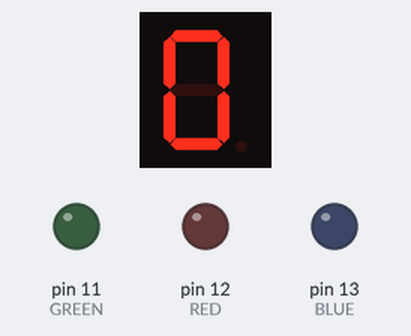
A sketch run on a simulated Arduino Uno, built with avr-gcc and run on an emulated ATmega328P. Parts: 1-digit seven-segment display, output pins drawn as LEDs (lit = HIGH). Wiring (inferred from the names in the program): 1-digit 7-segment display, segments lit when HIGH: segments pin 5, pin 4, pin 8, pin 9, pin 10, pin 6, pin 7. The segment pins are drawn as the display they are named for; pins used as bus, display or sensor lines are not drawn.

Above: at 0.1 s.
At 1.1 s:
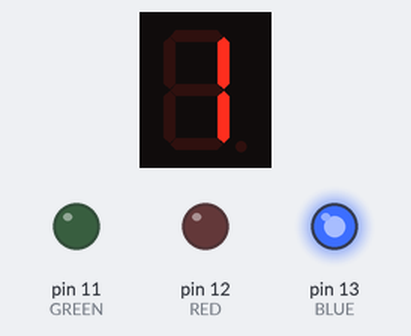
At 2.1 s:
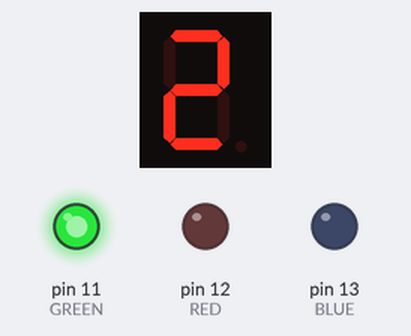
At 3.1 s:
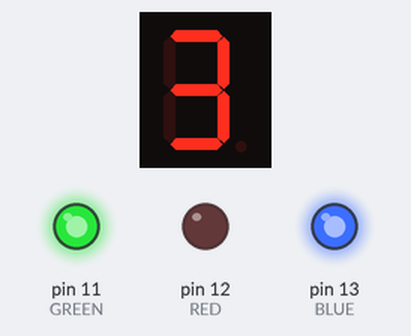
At 5.1 s:
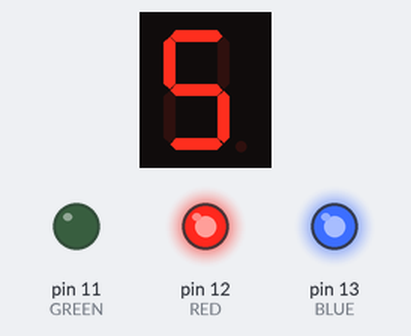
At 7.1 s:
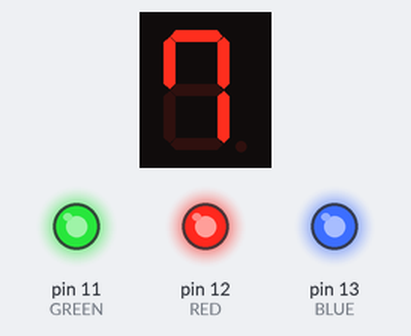
Timing chart, 0 to 40.0 s (numbered marks = the images above):
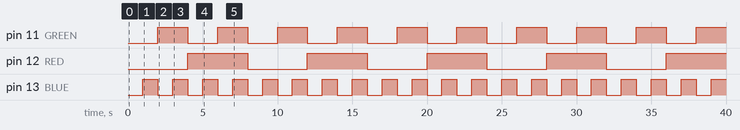

Measured:
- by itself, pin 11 (GREEN): alternates HIGH for 2.0 s and LOW for 2.0 s
- by itself, pin 12 (RED): alternates HIGH for 4.0 s and LOW for 4.0 s
- by itself, pin 13 (BLUE): alternates HIGH for 1.0 s and LOW for 1.0 s
- what the display in image 1 shows lasts 1.0 s, from 1.0 s to 2.0 s

The sketch:

sketch_mar19a.ino
```cpp
#define GREEN 11
#define RED 12
#define BLUE 13

#define A 5
#define B 4
#define G 7
#define F 6
#define E 10
#define D 9
#define C 8

void setup() {
  Serial.begin();
  for (int i = B; i <= BLUE; pinMode(i++, OUTPUT));
}

void one () {
  digitalWrite(A, 0);
  digitalWrite(B, 1);
  digitalWrite(C, 1);
  digitalWrite(D, 0);
  digitalWrite(E, 0);
  digitalWrite(F, 0);
  digitalWrite(G, 0);
}
void two () {
  digitalWrite(A, 1);
  digitalWrite(B, 1);
  digitalWrite(C, 0);
  digitalWrite(D, 1);
  digitalWrite(E, 1);
  digitalWrite(F, 0);
  digitalWrite(G, 1);
}
void three () {
  digitalWrite(A, 1);
  digitalWrite(B, 1);
  digitalWrite(C, 1);
  digitalWrite(D, 1);
  digitalWrite(E, 0);
  digitalWrite(F, 0);
  digitalWrite(G, 1);
}
void four () {
  digitalWrite(A, 0);
  digitalWrite(B, 1);
  digitalWrite(C, 1);
  digitalWrite(D, 0);
  digitalWrite(E, 0);
  digitalWrite(F, 1);
  digitalWrite(G, 1);
}
void five () {
  digitalWrite(A, 1);
  digitalWrite(B, 0);
  digitalWrite(C, 1);
  digitalWrite(D, 1);
  digitalWrite(E, 0);
  digitalWrite(F, 1);
  digitalWrite(G, 1);
}
void six () {
  digitalWrite(A, 1);
  digitalWrite(B, 0);
  digitalWrite(C, 1);
  digitalWrite(D, 1);
  digitalWrite(E, 1);
  digitalWrite(F, 1);
  digitalWrite(G, 1);
}
void seven () {
  digitalWrite(A, 1);
  digitalWrite(B, 1);
  digitalWrite(C, 1);
  digitalWrite(D, 0);
  digitalWrite(E, 0);
  digitalWrite(F, 1);
  digitalWrite(G, 0);
}
void eight () {
  digitalWrite(A, 1);
  digitalWrite(B, 1);
  digitalWrite(C, 1);
  digitalWrite(D, 1);
  digitalWrite(E, 1);
  digitalWrite(F, 1);
  digitalWrite(G, 1);
}
void nine () {
  digitalWrite(A, 1);
  digitalWrite(B, 1);
  digitalWrite(C, 1);
  digitalWrite(D, 1);
  digitalWrite(E, 0);
  digitalWrite(F, 1);
  digitalWrite(G, 1);
}
void zero () {
  digitalWrite(A, 1);
  digitalWrite(B, 1);
  digitalWrite(C, 1);
  digitalWrite(D, 1);
  digitalWrite(E, 1);
  digitalWrite(F, 1);
  digitalWrite(G, 0);
}

void loop() {
  for(int v = 0; v < 8; v++){
    digitalWrite(RED, v & 4);
    digitalWrite(GREEN, v & 2);
    digitalWrite(BLUE, v & 1);

    switch(v){
      case 0: zero(); break;
      case 1: one(); break;
      case 2: two(); break;
      case 3: three(); break;
      case 4: four(); break;
      case 5: five(); break;
      case 6: six(); break;
      case 7: seven(); break;
      case 8: eight(); break;
      case 9: nine(); break;
    }

    delay(1000);
  }
}
```
